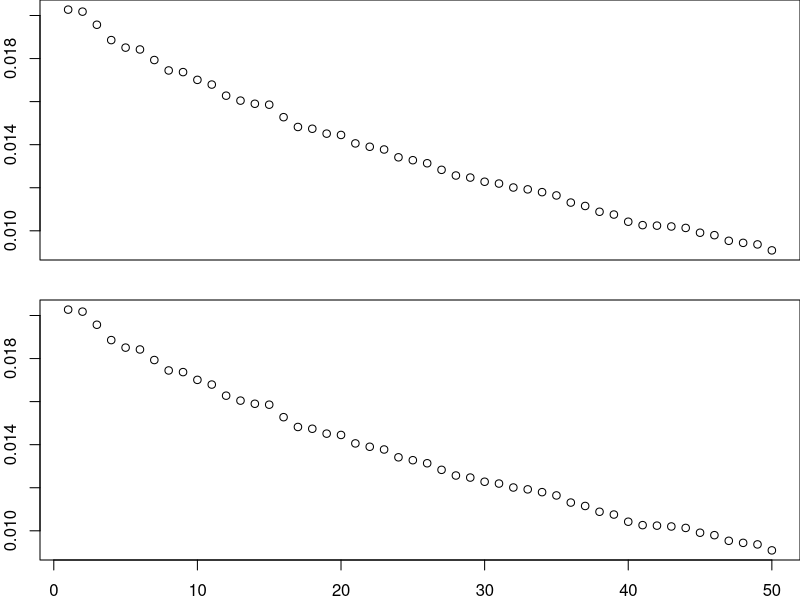

R code for this plot:
## ---- chunk 1
# PCA using X'X (traditional method)
pca_traditional <- function(X) {
  n      <- nrow(X)
  S      <- crossprod(X)                 # X'X
  eig    <- eigen(S, symmetric = TRUE)   # Eigen decomposition
  priCom <- eig$vectors                  # PC
  varExp <- eig$values / sum(eig$values) # Explain Variance by PC
  pcaSco <- X %*% eig$vectors            # PCA scores
  return(list(priCom = priCom,
              pcaSco = pcaSco,
              varExp = varExp))
}

# PCA using X X' (efficient method)
pca_efficient <- function(X) {
  S               <- tcrossprod(X)                                # X X'
  eig             <- eigen(S, symmetric = TRUE)                   # Eigen decomposition
  singular_values <- sqrt(eig$values)
  priCom          <- t(t(t(X) %*% eig$vectors) / singular_values) # Compute V = X'U / Sigma
  pcaSco          <- t(t(eig$vectors) * singular_values)          # PCA scores
  varExp          <- eig$values / sum(eig$values)                 # Explain Variance by PC
  return(list(priCom = priCom,
              pcaSco = pcaSco,
              varExp = varExp))
}
## ---- chunk 2
# Simulate high-dimensional data
set.seed(123)
n <- 100    # Number of samples
p <- 1000   # Number of features

# Design Matrix
X <- matrix(data = NA,
            nrow = n,
            ncol = 0)

# Block-Correlation Matrix in Blocks
sizBlo <- 10
disCor <- 0.5
C <- exp(- disCor * abs(rep(1, sizBlo) %*% t(1:sizBlo) - (1:sizBlo) %*% t(rep(1, sizBlo))))

# Simulates the Design Matrix
for(i in 1:(p / sizBlo)){
  X <-  cbind(X, mvtnorm::rmvnorm(n = n, sigma = C))
}
## ---- chunk 3
# Performs PCA by Both Methods
outTra <- pca_traditional(X = X)
outEff <- pca_efficient(X = X)

# Compare First Two Principal Components
cbind(outTra$priCom[1:10, 1:2], outEff$priCom[1:10, 1:2])

# Compares the First Two Principal Component Scores
cbind(outTra$pcaSco[1:10, 1:2], outEff$pcaSco[1:10, 1:2])

# Plots the Variance Explained
par(mar   = c(2,2,0,0))
par(mfrow = c(2, 1))
plot(outTra$varExp[1:50], xaxt = "n")
par(mar   = c(2,2,0,0))
plot(outTra$varExp[1:50])
## ---- chunk 4
# Load necessary library
library(microbenchmark)

# Benchmark both methods
benchmark_results <- microbenchmark(
  Traditional = pca_traditional(X),
  Efficient   = pca_efficient(X),
  times       = 5
)

# Print the results
print(benchmark_results)
## ---- chunk 5
# Simulate high-dimensional data
set.seed(123)
n <- 100    # Number of samples
p <- 2000   # Number of features

# Design Matrix
X <- matrix(data = NA,
            nrow = n,
            ncol = 0)

# Block-Correlation Matrix in Blocks
sizBlo <- 10
disCor <- 0.5
C <- exp(- disCor * abs(rep(1, sizBlo) %*% t(1:sizBlo) - (1:sizBlo) %*% t(rep(1, sizBlo))))

# Simulates the Design Matrix
for(i in 1:(p / sizBlo)){
  X <-  cbind(X, mvtnorm::rmvnorm(n = n, sigma = C))
}

# Benchmark both methods
benchmark_results <- microbenchmark(
  Traditional = pca_traditional(X),
  Efficient   = pca_efficient(X),
  times       = 5
)

# Print the results
print(benchmark_results)
